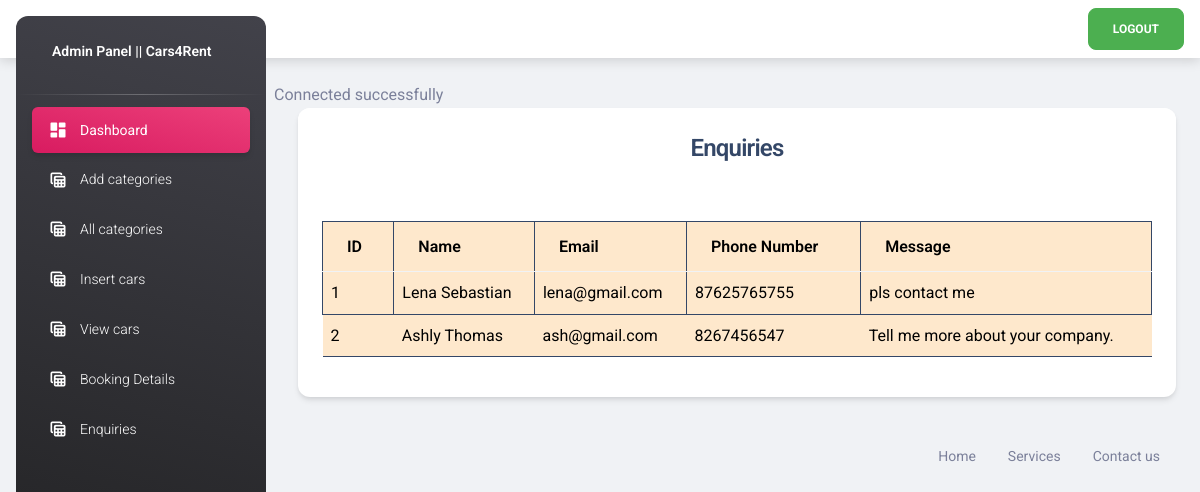
The app's page /admin/contactus.php with its own data.
### tables this page shows
CREATE TABLE `contact` (
  `Id` int(11) NOT NULL,
  `fullname` varchar(255) NOT NULL,
  `email` varchar(255) NOT NULL,
  `phonenumber` varchar(255) NOT NULL,
  `message` varchar(255) NOT NULL
);

### admin/functions/myfunctions.php (called while the page is built, shortened)
<?php
 function getAll($table)
 {
 	global $con;
 	$query= " SELECT * FROM $table";
 	return $query_run = mysqli_query($con,$query);
 }
?>

### admin/contactus.php (the view, shortened to what this page needs)
<?php
include('includes/header.php');
include('config/dbcon.php');
include('functions/myfunctions.php');
?>
<div class="container">
	<div class="row">
		<div class="col-md-12">
		<div class="card">
			<div class="card-header text-center ">
				<h4>Enquiries</h4>
			</div>
			<div class="card-body">
				<table class="table table-bordered   border-dark table-hover table-warning ">
					<thead>
						<tr>
							<th>ID</th>
							<th>Name</th>
							<th>Email</th>
							<th>Phone Number</th>
							<th>Message</th>
						</tr>
					</thead>
					<tbody>
						<?php
						     $enq = getAll("contact");
						     if(mysqli_num_rows($enq)>0)
						     {
						     	foreach ($enq as $item)
						     	{
						     		?>
						     		 <tr>
						     		 	<td><?=$item['Id']; ?></td>
						     		 	<td><?=$item['fullname']; ?></td>
						     		 	<td><?=$item['email']; ?></td>
						     		 	<td><?=$item['phonenumber']; ?></td>
						     		 	<td><?=$item['message']; ?></td>
						     		 </tr>
						     		 <?php
						     	}
						     }
						     else
						     {
						     	echo "No records found";
						     }
						     ?>
					</tbody>
				</table>
			</div>
		</div>
	</div>
</div>
</div>
<?php include('includes/footer.php');?>

### records on screen
contact: Id "1", fullname "Lena Sebastian", email "lena@gmail.com", phonenumber "87625765755", message "pls contact me"
contact: Id "2", fullname "Ashly Thomas", email "ash@gmail.com", phonenumber "8267456547", message "Tell me more about your company."
